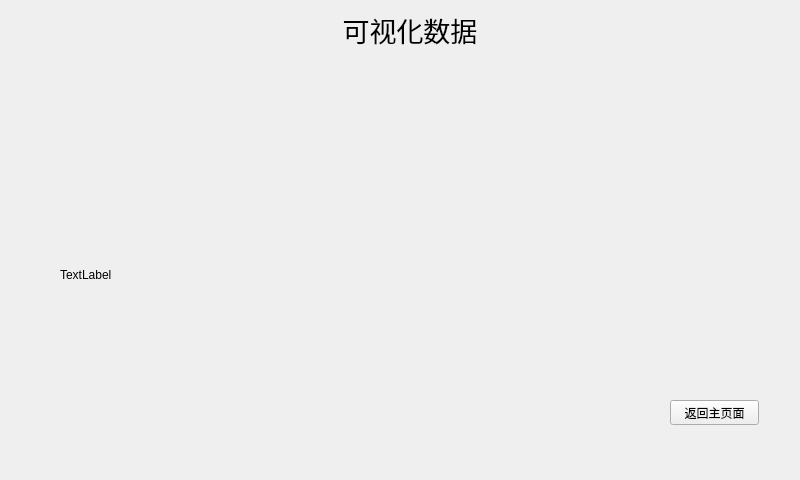
<?xml version="1.0" encoding="UTF-8"?>
<ui version="4.0">
 <class>visualizer</class>
 <widget class="QWidget" name="visualizer">
  <property name="geometry">
   <rect>
    <x>0</x>
    <y>0</y>
    <width>800</width>
    <height>480</height>
   </rect>
  </property>
  <property name="windowTitle">
   <string>Form</string>
  </property>
  <widget class="QLabel" name="label">
   <property name="geometry">
    <rect>
     <x>310</x>
     <y>10</y>
     <width>200</width>
     <height>40</height>
    </rect>
   </property>
   <property name="font">
    <font>
     <family>AR PL UKai CN</family>
     <pointsize>20</pointsize>
    </font>
   </property>
   <property name="text">
    <string>可视化数据</string>
   </property>
   <property name="alignment">
    <set>Qt::AlignHCenter|Qt::AlignTop</set>
   </property>
  </widget>
  <widget class="QLabel" name="imagelabel1">
   <property name="geometry">
    <rect>
     <x>300</x>
     <y>10</y>
     <width>30</width>
     <height>29</height>
    </rect>
   </property>
   <property name="text">
    <string/>
   </property>
   <property name="pixmap">
    <pixmap resource="images.qrc">:/new/prefix1/logo</pixmap>
   </property>
  </widget>
  <widget class="QPushButton" name="pushButton">
   <property name="geometry">
    <rect>
     <x>670</x>
     <y>400</y>
     <width>89</width>
     <height>25</height>
    </rect>
   </property>
   <property name="text">
    <string>返回主页面</string>
   </property>
  </widget>
  <widget class="QLabel" name="label_2">
   <property name="geometry">
    <rect>
     <x>60</x>
     <y>150</y>
     <width>250</width>
     <height>250</height>
    </rect>
   </property>
   <property name="text">
    <string>TextLabel</string>
   </property>
  </widget>
 </widget>
 <resources>
  <include location="images.qrc"/>
 </resources>
 <connections/>
</ui>
